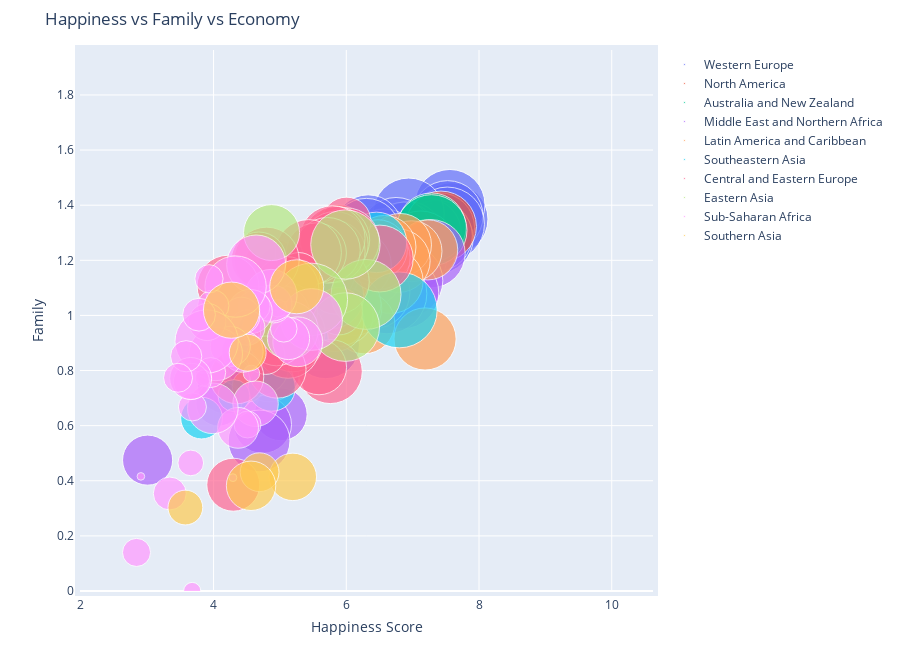

Here is the notebook cell this chart was saved with:
### Code cell
figure = bubbleplot(dataset = data_2015, x_column = 'Happiness Score', y_column = 'Family', 
    bubble_column = 'Country', size_column = 'Economy (GDP per Capita)', color_column = 'Region', 
    x_title = "Happiness Score", y_title = "Family", title = 'Happiness vs Family vs Economy',
    x_logscale = False, scale_bubble = 1, height = 650)

py.iplot(figure, config={'scrollzoom': True})

### Figure 1 — Plotly figure (JSON) as saved in the notebook; plotly's stock layout.template omitted (floating-point values rounded to 4 significant figures)
{"data": [{"marker": {"size": [1.397, 1.302, 1.325, 1.459, 1.29, 1.329, 1.332, 1.337, 1.564, 1.336, 1.308, 1.266, 1.328, 1.278, 1.23, 1.207, 1.251, 1.208, 1.208, 1.16, 1.154], "sizemode": "area", "sizeref": 0.0005283}, "mode": "markers", "name": "Western Europe", "text": ["Switzerland", "Iceland", "Denmark", "Norway", "Finland", "Netherlands", "Sweden", "Austria", "Luxembourg", "Ireland", "Belgium", "United Kingdom", "Germany", "France", "Spain", "Malta", "Italy", "North Cyprus", "Cyprus", "Portugal", "Greece"], "type": "scatter", "x": [7.587, 7.561, 7.527, 7.522, 7.406, 7.378, 7.364, 7.2, 6.946, 6.94, 6.937, 6.867, 6.75, 6.575, 6.329, 6.302, 5.948, 5.695, 5.689, 5.102, 4.857], "y": [1.35, 1.402, 1.361, 1.331, 1.318, 1.28, 1.289, 1.297, 1.22, 1.369, 1.286, 1.285, 1.299, 1.26, 1.314, 1.302, 1.198, 1.07, 0.8932, 1.139, 0.9293]}, {"marker": {"size": [1.326, 1.395], "sizemode": "area", "sizeref": 0.0005283}, "mode": "markers", "name": "North America", "text": ["Canada", "United States"], "type": "scatter", "x": [7.427, 7.119], "y": [1.323, 1.247]}, {"marker": {"size": [1.25, 1.334], "sizemode": "area", "sizeref": 0.0005283}, "mode": "markers", "name": "Australia and New Zealand", "text": ["New Zealand", "Australia"], "type": "scatter", "x": [7.286, 7.284], "y": [1.32, 1.309]}, {"marker": {"size": [1.229, 1.427, 1.36, 1.69, 1.395, 1.554, 1.324, 1.131, 0.9393, 1.061, 0.902, 0.7348, 1.026, 0.8811, 0.5987, 1.009, 0.9855, 0.8818, 0.5465, 0.6632], "sizemode": "area", "sizeref": 0.0005283}, "mode": "markers", "name": "Middle East and Northern Africa", "text": ["Israel", "United Arab Emirates", "Oman", "Qatar", "Saudi Arabia", "Kuwait", "Bahrain", "Libya", "Algeria", "Turkey", "Jordan", "Morocco", "Lebanon", "Tunisia", "Palestinian Territories", "Iran", "Iraq", "Egypt", "Yemen", "Syria"], "type": "scatter", "x": [7.278, 6.901, 6.853, 6.611, 6.411, 6.295, 5.96, 5.754, 5.605, 5.332, 5.192, 5.013, 4.839, 4.739, 4.715, 4.686, 4.677, 4.194, 4.077, 3.006], "y": [1.224, 1.126, 1.082, 1.079, 1.084, 1.166, 1.216, 1.119, 1.078, 0.9463, 1.054, 0.641, 0.8, 0.6043, 0.9256, 0.5445, 0.8189, 0.747, 0.6809, 0.4749]}, {"marker": {"size": [0.9558, 1.021, 0.9812, 1.044, 1.064, 1.107, 1.054, 1.062, 0.9186, 0.9953, 1.212, 0.7645, 0.7455, 0.864, 0.6813, 0.7599, 0.5933, 0.9002, 0.8104, 0.8954, 0.5953, 0.2667], "sizemode": "area", "sizeref": 0.0005283}, "mode": "markers", "name": "Latin America and Caribbean", "text": ["Costa Rica", "Mexico", "Brazil", "Venezuela", "Panama", "Chile", "Argentina", "Uruguay", "Colombia", "Suriname", "Trinidad and Tobago", "El Salvador", "Guatemala", "Ecuador", "Bolivia", "Paraguay", "Nicaragua", "Peru", "Jamaica", "Dominican Republic", "Honduras", "Haiti"], "type": "scatter", "x": [7.226, 7.187, 6.983, 6.81, 6.786, 6.67, 6.574, 6.485, 6.477, 6.269, 6.168, 6.13, 6.123, 5.975, 5.89, 5.878, 5.828, 5.824, 5.709, 4.885, 4.788, 4.518], "y": [1.238, 0.9145, 1.233, 1.256, 1.198, 1.124, 1.248, 1.209, 1.24, 0.972, 1.184, 1.025, 1.044, 0.999, 0.9784, 1.305, 1.142, 0.9746, 1.151, 1.172, 0.9535, 0.743]}, {"marker": {"size": [1.522, 0.9669, 1.125, 0.8283, 0.6322, 0.7053, 0.5907, 0.2711, 0.4604], "sizemode": "area", "sizeref": 0.0005283}, "mode": "markers", "name": "Southeastern Asia", "text": ["Singapore", "Thailand", "Malaysia", "Indonesia", "Vietnam", "Philippines", "Laos", "Myanmar", "Cambodia"], "type": "scatter", "x": [6.798, 6.455, 5.77, 5.399, 5.36, 5.073, 4.876, 4.307, 3.819], "y": [1.02, 1.265, 1.07, 1.087, 0.9123, 1.035, 0.738, 0.709, 0.6274]}, {"marker": {"size": [1.179, 0.6324, 1.169, 0.5945, 1.123, 1.185, 1.147, 1.032, 1.126, 1.083, 1.138, 0.8015, 0.9585, 1.152, 0.4743, 1.024, 0.9744, 1.043, 0.9205, 1.113, 0.9185, 0.8787, 0.8322, 1.121, 0.3905, 0.7991, 0.7682, 0.7419, 1.012], "sizemode": "area", "sizeref": 0.0005283}, "mode": "markers", "name": "Central and Eastern Europe", "text": ["Czech Republic", "Uzbekistan", "Slovakia", "Moldova", "Kazakhstan", "Slovenia", "Lithuania", "Belarus", "Poland", "Croatia", "Russia", "Kosovo", "Turkmenistan", "Estonia", "Kyrgyzstan", "Azerbaijan", "Montenegro", "Romania", "Serbia", "Latvia", "Macedonia", "Albania", "Bosnia and Herzegovina", "Hungary", "Tajikistan", "Ukraine", "Armenia", "Georgia", "Bulgaria"], "type": "scatter", "x": [6.505, 6.003, 5.995, 5.889, 5.855, 5.848, 5.833, 5.813, 5.791, 5.759, 5.716, 5.589, 5.548, 5.429, 5.286, 5.212, 5.192, 5.124, 5.123, 5.098, 5.007, 4.959, 4.949, 4.8, 4.786, 4.681, 4.35, 4.297, 4.218], "y": [1.206, 1.34, 1.27, 1.015, 1.122, 1.274, 1.257, 1.233, 1.279, 0.7962, 1.236, 0.812, 1.227, 1.228, 1.151, 0.9379, 0.9056, 0.8859, 1.01, 1.096, 1.002, 0.8043, 0.9192, 1.202, 0.8556, 1.203, 0.7771, 0.3856, 1.106]}, {"marker": {"size": [1.291, 1.271, 1.245, 1.386, 0.8901, 0.8282], "sizemode": "area", "sizeref": 0.0005283}, "mode": "markers", "name": "Eastern Asia", "text": ["Taiwan", "Japan", "South Korea", "Hong Kong", "China", "Mongolia"], "type": "scatter", "x": [6.298, 5.987, 5.984, 5.474, 5.14, 4.874], "y": [1.076, 1.257, 0.9577, 1.058, 0.9467, 1.301]}, {"marker": {"size": [1.008, 0.6543, 0.4704, 0.1885, 0.08308, 0.3755, 0.7121, 0.9205, 0.5456, 0.271, 0.0712, 0.5211, 0, 0.1907, 0.3302, 0.4541, 0.3647, 0.4402, 0.9936, 0.01604, 0.4225, 0.7578, 0.2607, 0.6787, 0.2391, 0.211, 0.365, 1.06, 0.0694, 0.2852, 0.2082, 0.0785, 0.3419, 0.1742, 0.4653, 0.2581, 0.2221, 0.2867, 0.0153, 0.2087], "sizemode": "area", "sizeref": 0.0005283}, "mode": "markers", "name": "Sub-Saharan Africa", "text": ["Mauritius", "Nigeria", "Zambia", "Somaliland region", "Mozambique", "Lesotho", "Swaziland", "South Africa", "Ghana", "Zimbabwe", "Liberia", "Sudan", "Congo (Kinshasa)", "Ethiopia", "Sierra Leone", "Mauritania", "Kenya", "Djibouti", "Botswana", "Malawi", "Cameroon", "Angola", "Mali", "Congo (Brazzaville)", "Comoros", "Uganda", "Senegal", "Gabon", "Niger", "Tanzania", "Madagascar", "Central African Republic", "Chad", "Guinea", "Ivory Coast", "Burkina Faso", "Rwanda", "Benin", "Burundi", "Togo"], "type": "scatter", "x": [5.477, 5.268, 5.129, 5.057, 4.971, 4.898, 4.867, 4.642, 4.633, 4.61, 4.571, 4.55, 4.517, 4.512, 4.507, 4.436, 4.419, 4.369, 4.332, 4.292, 4.252, 4.033, 3.995, 3.989, 3.956, 3.931, 3.904, 3.896, 3.845, 3.781, 3.681, 3.678, 3.667, 3.656, 3.655, 3.587, 3.465, 3.34, 2.905, 2.839], "y": [0.9852, 0.9043, 0.9161, 0.9515, 1.026, 1.041, 1.073, 1.185, 0.6795, 1.033, 0.7897, 1.014, 1.001, 0.6041, 0.9557, 0.8691, 0.9988, 0.5921, 1.105, 0.4113, 0.8877, 0.8604, 1.035, 0.6629, 0.7927, 1.133, 0.9762, 0.9053, 0.7726, 1.003, 0.668, 0, 0.7606, 0.4647, 0.7712, 0.8519, 0.7737, 0.3539, 0.4159, 0.1399]}, {"marker": {"size": [0.7704, 0.5954, 0.3975, 0.645, 0.36, 0.8352, 0.3198], "sizemode": "area", "sizeref": 0.0005283}, "mode": "markers", "name": "Southern Asia", "text": ["Bhutan", "Pakistan", "Bangladesh", "India", "Nepal", "Sri Lanka", "Afghanistan"], "type": "scatter", "x": [5.253, 5.194, 4.694, 4.565, 4.514, 4.271, 3.575], "y": [1.104, 0.4141, 0.4311, 0.3817, 0.8645, 1.019, 0.3029]}], "layout": {"height": 650, "hovermode": "closest", "margin": {"b": 50, "pad": 5, "t": 50}, "showlegend": true, "title": {"text": "Happiness vs Family vs Economy"}, "xaxis": {"autorange": false, "range": [1.987, 10.62], "title": {"text": "Happiness Score"}}, "yaxis": {"autorange": false, "range": [0, 1.963], "title": {"text": "Family"}}}}
